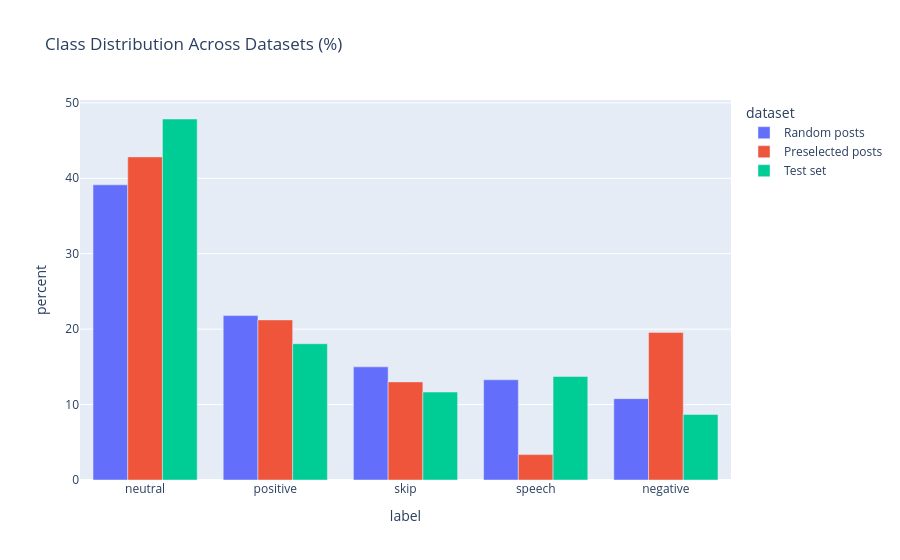

Notebook code cell kept with this figure:
### Code cell
import pandas as pd
import plotly.express as px

datasets = {
    "Random posts": data_full,
    "Preselected posts": data_preselected,
    "Test set": data_test
}

rows = []

for name, df in datasets.items():
    dist = df["label"].value_counts(normalize=True) * 100
    for label, percent in dist.items():
        rows.append({
            "dataset": name,
            "label": label,
            "percent": percent
        })

dist_df = pd.DataFrame(rows)

fig = px.bar(
    dist_df,
    x="label",
    y="percent",
    color="dataset",
    barmode="group",
    title="Class Distribution Across Datasets (%)"
)

fig.show()

### Figure 1 — Plotly figure (JSON) as saved in the notebook; plotly's stock layout.template omitted (floating-point values rounded to 4 significant figures)
{"data": [{"alignmentgroup": "True", "hovertemplate": "dataset=Random posts<br>label=%{x}<br>percent=%{y}<extra></extra>", "legendgroup": "Random posts", "marker": {"color": "#636efa", "pattern": {"shape": ""}}, "name": "Random posts", "offsetgroup": "Random posts", "orientation": "v", "showlegend": true, "textposition": "auto", "type": "bar", "x": ["neutral", "positive", "skip", "speech", "negative"], "xaxis": "x", "y": [39.13, 21.79, 15.0, 13.29, 10.79], "yaxis": "y"}, {"alignmentgroup": "True", "hovertemplate": "dataset=Preselected posts<br>label=%{x}<br>percent=%{y}<extra></extra>", "legendgroup": "Preselected posts", "marker": {"color": "#EF553B", "pattern": {"shape": ""}}, "name": "Preselected posts", "offsetgroup": "Preselected posts", "orientation": "v", "showlegend": true, "textposition": "auto", "type": "bar", "x": ["neutral", "positive", "negative", "skip", "speech"], "xaxis": "x", "y": [42.83, 21.22, 19.57, 13.01, 3.367], "yaxis": "y"}, {"alignmentgroup": "True", "hovertemplate": "dataset=Test set<br>label=%{x}<br>percent=%{y}<extra></extra>", "legendgroup": "Test set", "marker": {"color": "#00cc96", "pattern": {"shape": ""}}, "name": "Test set", "offsetgroup": "Test set", "orientation": "v", "showlegend": true, "textposition": "auto", "type": "bar", "x": ["neutral", "positive", "speech", "skip", "negative"], "xaxis": "x", "y": [47.86, 18.07, 13.72, 11.66, 8.696], "yaxis": "y"}], "layout": {"barmode": "group", "legend": {"title": {"text": "dataset"}, "tracegroupgap": 0}, "title": {"text": "Class Distribution Across Datasets (%)"}, "xaxis": {"anchor": "y", "domain": [0, 1], "title": {"text": "label"}}, "yaxis": {"anchor": "x", "domain": [0, 1], "title": {"text": "percent"}}}}
